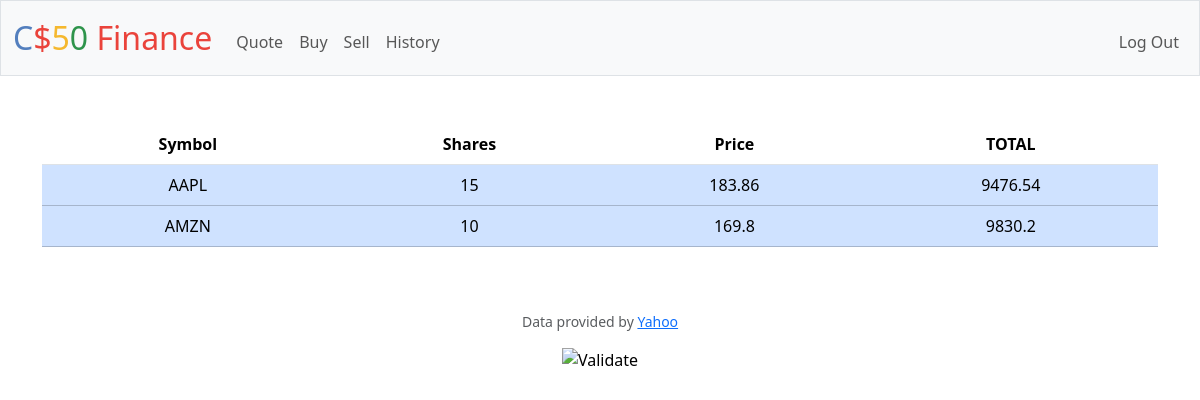
Page / (signed in) on the committed database.
### tables this page shows
CREATE TABLE purchases(id INTEGER PRIMARY KEY AUTOINCREMENT NOT NULL, user_id INTEGER, username TEXT NOT NULL, symbol TEXT NOT NULL, month INTEGER NOT NULL, day INTEGER NOT NULL, year INTEGER NOT NULL, history INTEGER NOT NULL, total INTEGER NOT NULL, shares INTEGER NOT NULL, amount INTEGER NOT NULL, FOREIGN KEY(user_id) REFERENCES users(id));

### app.py (the view)
@app.route("/")
@login_required
def index():
    rows = db.execute("SELECT * FROM purchases WHERE user_id = ? GROUP BY symbol, shares, amount", session["user_id"])
    return render_template("index.html", rows=rows)

### app.py (called while the page is built)
@app.after_request
def after_request(response):
    response.headers["Cache-Control"] = "no-cache, no-store, must-revalidate"
    response.headers["Expires"] = 0
    response.headers["Pragma"] = "no-cache"
    return response

### helpers.py (called while the page is built)
def login_required(f):
    @wraps(f)
    def decorated_function(*args, **kwargs):
        if session.get("user_id") is None:
            return redirect("/login")
        return f(*args, **kwargs)
    return decorated_function

### templates/index.html (shortened to what this page needs)
{% extends "layout.html" %}
{% block main %}
    <table class = "table">
        <thead>
            <tr>
                <th>Symbol</th>
                <th>Shares</th>
                <th>Price</th>
                <th>TOTAL</th>
            </tr>
        </thead>
        <tbody>
            {% for row in rows %}
                <tr class = "table-primary">
                    <td>{{row["symbol"]}}</td>
                    <td>{{row["shares"]}}</td>
                    <td>{{row["amount"]}}</td>
                    <td>{{row["total"]}}</td>
                </tr>
            {% endfor %}
        </tbody>
    </table>
{% endblock %}

### rows in the picture
purchases: symbol "AAPL", shares "15", amount "183.86", total "9476.54"
purchases: symbol "AMZN", shares "10", amount "169.8", total "9830.2"
